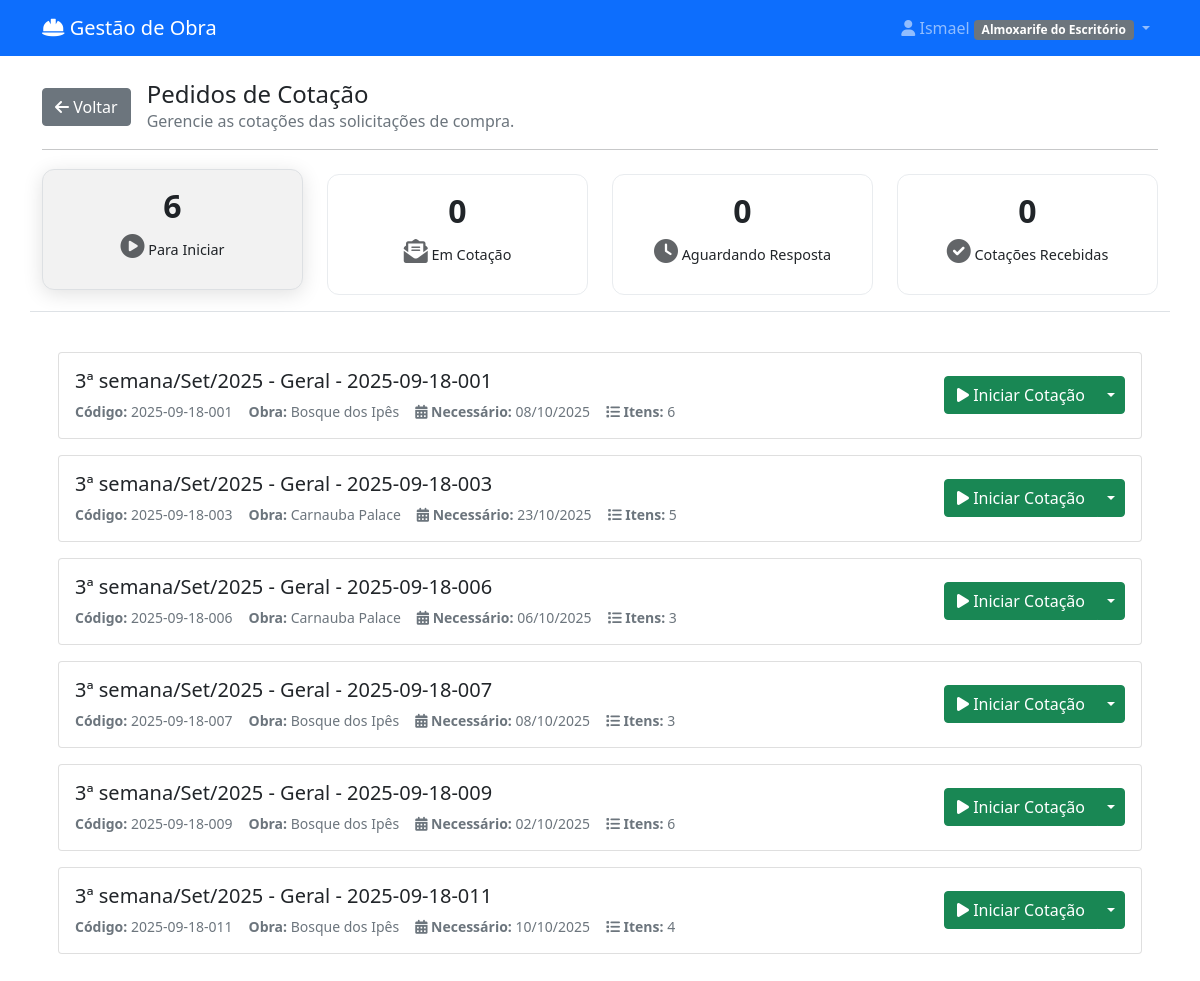
The app's page /gerenciar-cotacoes/ (signed in), older data.
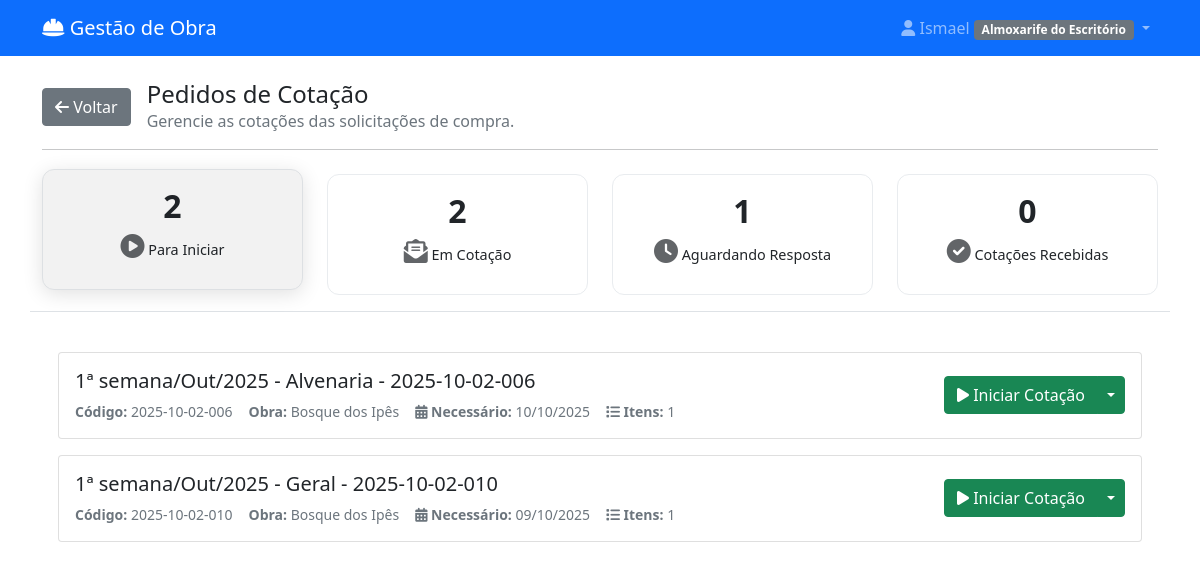
The same page, newer data.
### materiais/models.py (models this page shows, shortened)
class SolicitacaoCompra(models.Model):
    STATUS_CHOICES = [
        ('rascunho', 'Rascunho'),
        ('pendente_aprovacao', 'Pendente de Aprovação'),
        ('aprovado_engenharia', 'Aprovado - Engenharia'),
        ('aprovada', 'Cotação - Para Iniciar'),
        ('rejeitada', 'Rejeitada'),
        ('em_cotacao', 'Cotação - Em Andamento'),
        ('aguardando_resposta', 'Cotação - Aguardando Resposta'),
        ('cotacao_selecionada', 'Cotação - Recebida/Analisar'),
        ('finalizada', 'RM Gerada'),
        ('a_caminho', 'A Caminho'),
        ('recebida_parcial', 'Recebida Parcialmente'),  # <-- NOVO STATUS ADICIONADO
        ('recebida', 'Recebida'),
    ]
    numero = models.CharField(max_length=100, unique=True, blank=True, verbose_name="Código")
    solicitante = models.ForeignKey(User, on_delete=models.CASCADE, related_name='solicitacoes')
    obra = models.ForeignKey(Obra, on_delete=models.CASCADE, null=True, blank=True)
    destino = models.ForeignKey(
        DestinoEntrega,
        on_delete=models.SET_NULL,
        null=True,
        blank=True,
        verbose_name="Destino de Entrega"
    )
    categoria_sc = models.ForeignKey(
        CategoriaSC,
        on_delete=models.SET_NULL,
        null=True,
        blank=True,
        verbose_name="Categoria da SC"
    )
    data_criacao = models.DateTimeField(auto_now_add=True)
    data_necessidade = models.DateField()
    justificativa = models.TextField(verbose_name="Observação Geral")
    is_emergencial = models.BooleanField(default=False, verbose_name="Solicitação Emergencial")
    status = models.CharField(max_length=20, choices=STATUS_CHOICES, default='rascunho')
    aprovador = models.ForeignKey(User, on_delete=models.SET_NULL, null=True, blank=True, related_name='aprovacoes')
    data_aprovacao = models.DateTimeField(null=True, blank=True)
    observacoes_aprovacao = models.TextField(blank=True)
    data_recebimento = models.DateTimeField(null=True, blank=True, verbose_name="Data de Recebimento")
    recebedor = models.ForeignKey(User, on_delete=models.CASCADE, verbose_name="Recebedor", null=True, blank=True)
    sc_mae = models.ForeignKey(
        'self',
        on_delete=models.SET_NULL,
        null=True,
        blank=True,
        related_name='scs_filhas'
    )
    @property
    def nome_descritivo(self):
        if not self.numero or not self.data_criacao:
            return "SC em criação..."
        data = timezone.localtime(self.data_criacao)
        semana_do_mes = (data.day - 1) // 7 + 1
        meses = ['Jan', 'Fev', 'Mar', 'Abr', 'Mai', 'Jun', 'Jul', 'Ago', 'Set', 'Out', 'Nov', 'Dez']
        mes_str = meses[data.month - 1]
        ano_str = data.strftime('%Y')
        categoria_nome = self.categoria_sc.nome if self.categoria_sc else "Geral"
        return f"{semana_do_mes}ª semana/{mes_str}/{ano_str} - {categoria_nome} - {self.numero}"

class Obra(models.Model):
    nome = models.CharField(max_length=100, verbose_name="Nome da Obra")
    endereco = models.CharField(max_length=200, blank=True, verbose_name="Endereço")
    data_inicio = models.DateField(null=True, blank=True, verbose_name="Data de Início")
    data_fim = models.DateField(null=True, blank=True, verbose_name="Data de Fim")
    ativa = models.BooleanField(default=True, verbose_name="Ativa")
    class Meta:
        verbose_name = "Obra"
        verbose_name_plural = "Obras"

class CategoriaSC(models.Model):
    nome = models.CharField(max_length=100, unique=True)
    descricao = models.TextField(blank=True)
    class Meta:
        verbose_name = "Categoria de SC"
        verbose_name_plural = "Categorias de SC"

### materiais/views.py (the view)
# urls.py: path('gerenciar-cotacoes/', views.gerenciar_cotacoes, name='gerenciar_cotacoes'),
@login_required
def gerenciar_cotacoes(request):
    if request.user.perfil not in ['almoxarife_escritorio', 'diretor']:
        messages.error(request, 'Acesso negado.')
        return redirect('materiais:dashboard')
    base_query = SolicitacaoCompra.objects.order_by('-is_emergencial', 'data_criacao')
    scs_para_iniciar = base_query.filter(status__in=['aprovada', 'aprovado_engenharia'])
    for sc in scs_para_iniciar:
        itens = sc.itens.all()
        count_agregados = 0
        for item in itens:
            if item.item_catalogo and item.item_catalogo.categoria and item.item_catalogo.categoria.categoria_mae:
                if item.item_catalogo.categoria.categoria_mae.nome.lower() == 'agregados':
                    count_agregados += 1
        sc.is_agregado = (itens.count() > 0 and count_agregados == itens.count())
        sc.is_mista = (count_agregados > 0 and count_agregados < itens.count())
    scs_em_cotacao = base_query.filter(status='em_cotacao')
    base_aguardando_resposta = base_query.filter(status='aguardando_resposta').prefetch_related('envios_cotacao__fornecedor', 'cotacoes')
    scs_pendentes_resposta = base_aguardando_resposta.filter(cotacoes__isnull=True)
    scs_parcialmente_recebidas = base_aguardando_resposta.filter(cotacoes__isnull=False).distinct()
    for sc in scs_parcialmente_recebidas:
        sc.cotacoes_recebidas_ids = set(sc.cotacoes.values_list('fornecedor_id', flat=True))
    scs_recebidas = base_query.filter(
        Q(status='cotacao_selecionada') |
        Q(status='aguardando_resposta', cotacoes__isnull=False)
    ).distinct().prefetch_related('cotacoes__fornecedor')
    aguardando_resposta_count = scs_pendentes_resposta.count()
    context = {
        'scs_para_iniciar': scs_para_iniciar,
        'scs_em_cotacao': scs_em_cotacao,
        'scs_recebidas': scs_recebidas,
        'aguardando_resposta_count': aguardando_resposta_count,
        'scs_pendentes_resposta': scs_pendentes_resposta,
        'scs_parcialmente_recebidas': scs_parcialmente_recebidas,
    }
    return render(request, 'materiais/gerenciar_cotacoes.html', context)

### materiais/templates/materiais/gerenciar_cotacoes.html (shortened to what the changed rows need)
{% extends 'materiais/base.html' %}
{% block content %}
<link href="https://cdn.jsdelivr.net/npm/select2@4.1.0-rc.0/dist/css/select2.min.css" rel="stylesheet" />
<div class="row mb-4 nav nav-tabs" id="summaryCardNav" role="tablist">
    <div class="col-6 col-lg-3 mb-3"><a href="#iniciar-cotacao" class="summary-link active" data-bs-toggle="tab" data-bs-target="#iniciar-cotacao" role="tab"><div class="status-card summary-card status-aprovado"><span class="count">{{ scs_para_iniciar.count }}</span><p class="title"><i class="fas fa-play-circle status-icon"></i> Para Iniciar</p></div></a></div>
    <div class="col-6 col-lg-3 mb-3"><a href="#em-cotacao" class="summary-link" data-bs-toggle="tab" data-bs-target="#em-cotacao" role="tab"><div class="status-card summary-card status-cotacao"><span class="count">{{ scs_em_cotacao.count }}</span><p class="title"><i class="fas fa-envelope-open-text status-icon"></i> Em Cotação</p></div></a></div>
    <div class="col-6 col-lg-3 mb-3"><a href="#aguardando" class="summary-link" data-bs-toggle="tab" data-bs-target="#aguardando" role="tab"><div class="status-card summary-card status-caminho"><span class="count">{{ aguardando_resposta_count }}</span><p class="title"><i class="fas fa-clock status-icon"></i> Aguardando Resposta</p></div></a></div>
</div>
<div class="tab-content mt-4" id="cotacoesTabContent">
  <div class="tab-pane fade show active p-3" id="iniciar-cotacao" role="tabpanel">
    {% for sc in scs_para_iniciar %}
    <div class="card mb-3">
        <div class="card-body">
            <div class="row align-items-center">
                <div class="col-md-7">
                    <h5 class="mb-1">{{ sc.nome_descritivo }}</h5>
                    <div class="d-flex flex-wrap gap-3 text-muted small mt-2 align-items-center">
                        <span><strong>Código:</strong> {{ sc.numero }}</span>
                        <span><strong>Obra:</strong> {{ sc.obra.nome }}</span>
                        <span><i class="fas fa-calendar-alt"></i> <strong>Necessário:</strong> {{ sc.data_necessidade|date:"d/m/Y" }}</span>
                        <span><i class="fas fa-list"></i> <strong>Itens:</strong> {{ sc.itens.count }}</span>
                    </div>
                </div>
                <div class="col-md-5 text-end">
                    {% if sc.is_agregado %}
                        <a href="{% url 'materiais:cotacao_agregado' sc.id %}" class="btn btn-warning">
                            <i class="fas fa-truck"></i> Pedido Simplificado
                        </a>
                    {% elif sc.is_mista %}
                        <a href="{% url 'materiais:dividir_solicitacao_agregado' sc.id %}" class="btn btn-info">
                            <i class="fas fa-exchange-alt"></i> Dividir e Cotar
                        </a>
                    {% else %}
                        <div class="btn-group">
                            <button class="btn btn-success" data-bs-toggle="modal" data-bs-target="#solicitarCotacaoModal" data-sc-id="{{ sc.id }}" data-sc-name="{{ sc.nome_descritivo }}">
                                <i class="fas fa-play"></i> Iniciar Cotação
                            </button>
                            <button type="button" class="btn btn-success dropdown-toggle dropdown-toggle-split" data-bs-toggle="dropdown"></button>
                        </div>
                    {% endif %}
                </div>
            </div>
        </div>
    </div>
    {% empty %}
    <div class="text-center p-5">
        <i class="fas fa-check-circle fa-3x text-success mb-3"></i>
        <h5>Nenhuma solicitação nova para iniciar a cotação.</h5>
    </div>
    {% endfor %}
  </div>
</div>
{% endblock %}

Row changes from the older to the newer data that the page shows:
no longer on this page (row edited): SolicitacaoCompra: nome_descritivo "3ª semana/Set/2025 - Geral - 2025-09-18-001", numero "2025-09-18-001", obra.nome "Bosque dos Ipês", data_necessidade "08/10/2025", itens.count "6"
no longer on this page (row edited): SolicitacaoCompra: nome_descritivo "3ª semana/Set/2025 - Geral - 2025-09-18-003", numero "2025-09-18-003", obra.nome "Carnauba Palace", data_necessidade "23/10/2025", itens.count "5"
no longer on this page (row edited): SolicitacaoCompra: nome_descritivo "3ª semana/Set/2025 - Geral - 2025-09-18-006", numero "2025-09-18-006", obra.nome "Carnauba Palace", data_necessidade "06/10/2025", itens.count "3"
no longer on this page (row edited): SolicitacaoCompra: nome_descritivo "3ª semana/Set/2025 - Geral - 2025-09-18-007", numero "2025-09-18-007", obra.nome "Bosque dos Ipês", data_necessidade "08/10/2025", itens.count "3"
no longer on this page (row edited): SolicitacaoCompra: nome_descritivo "3ª semana/Set/2025 - Geral - 2025-09-18-009", numero "2025-09-18-009", obra.nome "Bosque dos Ipês", data_necessidade "02/10/2025", itens.count "6"
no longer on this page (row edited): SolicitacaoCompra: nome_descritivo "3ª semana/Set/2025 - Geral - 2025-09-18-011", numero "2025-09-18-011", obra.nome "Bosque dos Ipês", data_necessidade "10/10/2025", itens.count "4"
added SolicitacaoCompra: nome_descritivo "1ª semana/Out/2025 - Alvenaria - 2025-10-02-006", numero "2025-10-02-006", obra.nome "Bosque dos Ipês", data_necessidade "10/10/2025", itens.count "1"
added SolicitacaoCompra: nome_descritivo "1ª semana/Out/2025 - Geral - 2025-10-02-010", numero "2025-10-02-010", obra.nome "Bosque dos Ipês", data_necessidade "09/10/2025", itens.count "1"
Text that changed along with them:
{{ scs_para_iniciar.count }}: "6" → "2"
{{ scs_em_cotacao.count }}: "0" → "2"
{{ aguardando_resposta_count }}: "0" → "1"
